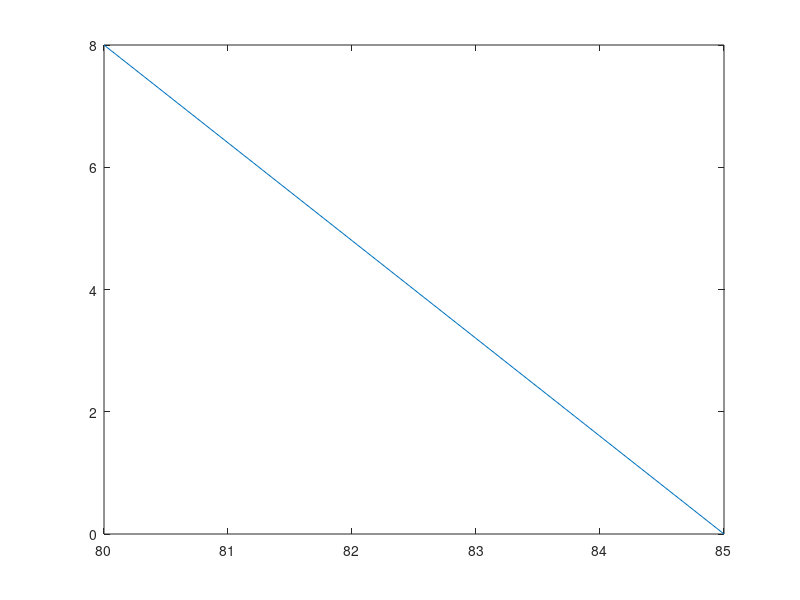

This chart was generated by the following MATLAB code:

close;
clear;


i= 80:1:85
P= (85-i)/10*16;
figure;
plot(i,P);

%--------------------------------------------
%科2电流计算公式
%   16Kw/220V=72.7A  
%   16Kw/230V=69.6A
%   端子选型一般是按 电流的1.2-1.5倍，可以选择 90A 并网端子或者选择2倍

%科3电流计算公式(三相120度)
%   16Kw/380V/1.732=24.3A
%or 16kw/3/220V = 24.3A

%科4电流计算公式(三相 120度)
%  30Kw/380V/1.732=45.5A
%or 30kw/3/220V  = 45.5A
